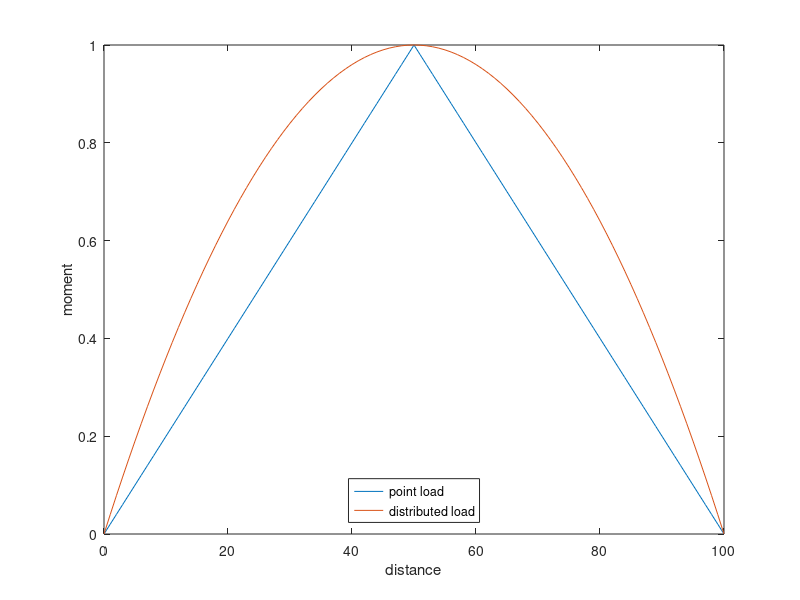

This chart was generated by the following MATLAB code: (Note: this script raises an error after producing the figure.)
L = 0:100;

point = 1/50*L(1:51);
point = vertcat(point', point(end-1:-1:1)');

A = 4/(L(end))^2;
B = 4/L(end);
dist = -A*L.^2+B*L;

%dist = sin(pi/L(end)*L);

p2 = cumtrapz(cumtrapz(point));
d2 = cumtrapz(cumtrapz(dist'));

series = {'point load'; 'distributed load'};

figure('Position',[100 50 500 300])
ah1 = axes;
plot(L,[point dist'])
xlabel('distance')
ylabel('moment')
legend(series,'location','south')
ah1.XTick = [0 50 100];
ah1.XTickLabel = {'0'; 'L/2'; 'L'};

figure('Position',[100 50 500 300])
ah = axes;
plot(L,p2-p2(end)/L(end)*L')
hold all 
plot(L,d2-d2(end)/L(end)*L')
xlabel('distance')
ylabel('deflection')
legend(series,'location','north')
ah.XTick = [0 50 100];
ah.XTickLabel = {'0'; 'L/2'; 'L'};